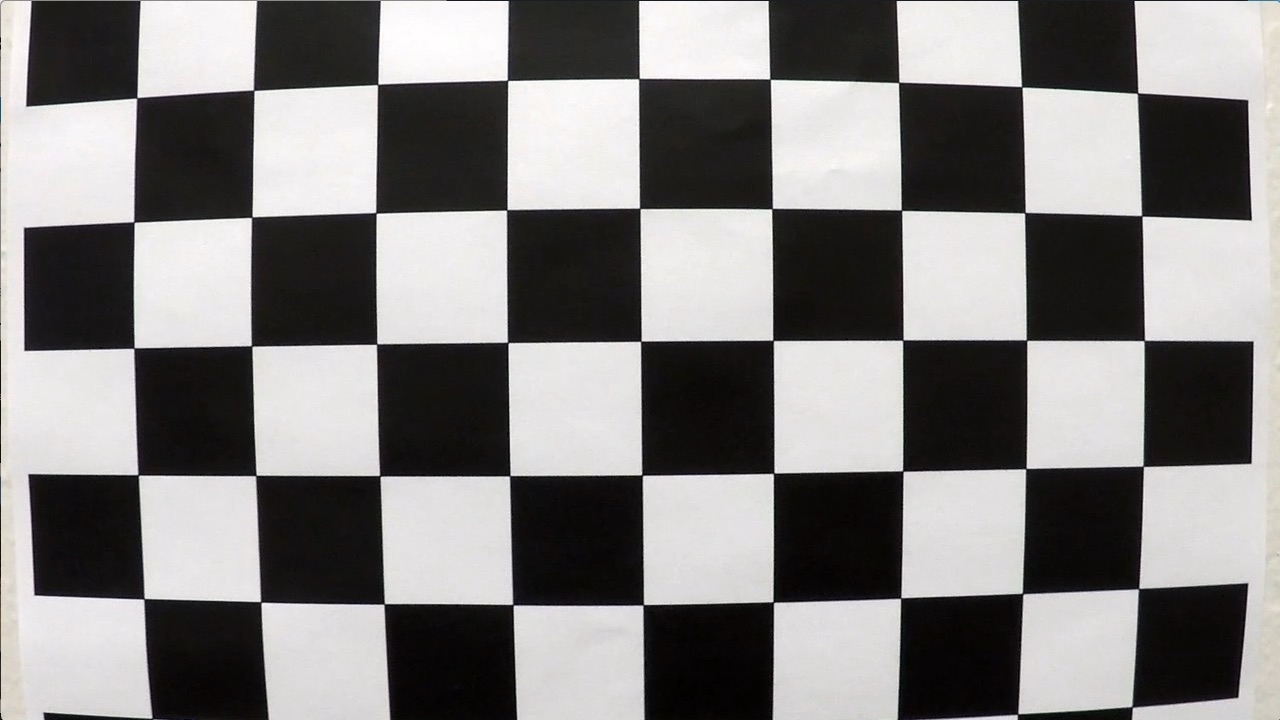
#> input picture camera_cal/calibration1.jpg, 1280 x 720 px
$ python -i advanced_lanes.py   (imports and definitions only)   (older library calls are emulated)
#> lines starting #> are read from the running program, lines starting #| are printed output that depends on the picture; after the words box and inside, x2 and y2 are one past the last pixel; in counts of white or black regions, pixels touching at a corner belong together
# Imports
import numpy as np
import cv2
import matplotlib.pyplot as plt
import matplotlib.image as mpimg
import glob
import os
import imageio
# [1 line not run here, left out]
from moviepy.editor import VideoFileClip
import collections

# Constants
# Define conversions in x and y from pixels space to meters
ym_per_pix = 30/720 # meters per pixel in y dimension
xm_per_pix = 3.7/650 # meters per pixel in x dimension

# Camera calibration
# [17 lines left out: function get_calibration_matrix_and_distortion_coefs, not called in this run]

def abs_sobel_thresh(gray, orient='x', thresh_min=0, thresh_max=255):
    sob = gray
    if orient == 'x':
        sob = cv2.Sobel(gray, cv2.CV_64F, 1, 0)
    elif orient == 'y':
        sob = cv2.Sobel(gray, cv2.CV_64F, 0, 1)
    abs_sob = np.absolute(sob)
    abs_sob_scaled = np.int8(255*abs_sob/(np.max(abs_sob)))
    binary_output = np.zeros(abs_sob_scaled.shape)
    binary_output[(abs_sob_scaled > thresh_min) & (abs_sob_scaled < thresh_max)] = 1
    return binary_output

def mag_thresh(gray, sobel_kernel=3, mag_thresh=(0, 255)):
    sobx = cv2.Sobel(gray, cv2.CV_64F, 1, 0, ksize=sobel_kernel)
    soby = cv2.Sobel(gray, cv2.CV_64F, 0, 1, ksize=sobel_kernel)
    sob = np.sqrt(np.square(sobx) + np.square(soby))
    sob_scaled = np.int8(255*sob/np.max(sob))
    binary_output = np.zeros(sob_scaled.shape)
    binary_output[(sob_scaled > mag_thresh[0]) & (sob_scaled < mag_thresh[1])] = 1
    return binary_output

def dir_threshold(gray, sobel_kernel=3, thresh=(0, np.pi/2)):
    sobx = cv2.Sobel(gray, cv2.CV_64F, 1, 0, ksize = sobel_kernel)
    soby = cv2.Sobel(gray, cv2.CV_64F, 0, 1, ksize = sobel_kernel)
    abs_sobx = np.absolute(sobx)
    abs_soby = np.absolute(soby)
    dir_grad = np.arctan2(abs_soby, abs_sobx)
    binary_output = np.zeros(dir_grad.shape)
    binary_output[(dir_grad > thresh[0]) & (dir_grad < thresh[1])] = 1
    return binary_output

def hls_select(img, thresh=(0, 255)):
    hls = cv2.cvtColor(img, cv2.COLOR_RGB2HLS)
    s = hls[:,:,2]
    binary_output = np.zeros(s.shape)
    binary_output[(s > thresh[0]) & (s <= thresh[1])] = 1
    return binary_output

# Apply combined threshold to image
def threshold_image(img, debug=0, debug_dir='./', img_file='img'):
    gray = cv2.cvtColor(img, cv2.COLOR_RGB2GRAY)
    s_bin = hls_select(img, thresh=(170, 255))
    sx_bin = abs_sobel_thresh(gray, orient='x', thresh_min=20, thresh_max=100)
    mag_bin = mag_thresh(gray, sobel_kernel=3, mag_thresh=(30, 100))
    dir_bin = dir_threshold(gray, sobel_kernel=3, thresh=(0.7, 1.3))
    mag_dir_bin = np.zeros_like(gray)
    mag_dir_bin[(mag_bin == 1) & (dir_bin == 1)] = 1
    combined_bin = np.zeros_like(gray)
    combined_bin[(s_bin == 1) | (sx_bin == 1) | ((mag_bin == 1) & (dir_bin == 1))] = 1
    if debug == 1:
        mpimg.imsave(debug_dir + 'thresh_s_' + img_file, s_bin, cmap='gray')
        mpimg.imsave(debug_dir + 'thresh_sx_' + img_file, sx_bin, cmap='gray')
        mpimg.imsave(debug_dir + 'thresh_mag_' + img_file, mag_bin, cmap='gray')
        mpimg.imsave(debug_dir + 'thresh_dir_' + img_file, dir_bin, cmap='gray')
        mpimg.imsave(debug_dir + 'thresh_mag_dir_' + img_file, mag_dir_bin, cmap='gray')
    return combined_bin

# Get perspective transform matrices
# [14 lines left out: function get_transform_matrix, not called in this run]

# Apply perspective transform to image
def warp_image(img, M):
    warped = cv2.warpPerspective(img, M, img.shape[1::-1], flags=cv2.INTER_LINEAR)
    return warped

# [162 lines left out: functions find_lines, find_lines_nearby, measure_curvature, compute_distance_to_center, display_lane_area, display_text_info, not called in this run]

# Define a class to receive the characteristics of each line detection
class Line():
    # [141 lines left out: functions __init__, validate_current_fit, increment_missed, process_image, process_test_images, not called in this run]

# Process video image
def process_video_image(img):
    result = process_image(img, mtx, dist, M, Minv, left_line, right_line, debug=0, debug_dir='./output_video/')
    return result

# Main function for advanced lane detection
# [25 lines not run here, left out]

>>> import cv2
>>> picture = cv2.cvtColor(cv2.imread('camera_cal/calibration1.jpg'), cv2.COLOR_BGR2RGB)
>>> result = threshold_image(picture)
#> in threshold_image, `s_bin = hls_select(img, thresh=(170, 255))`:
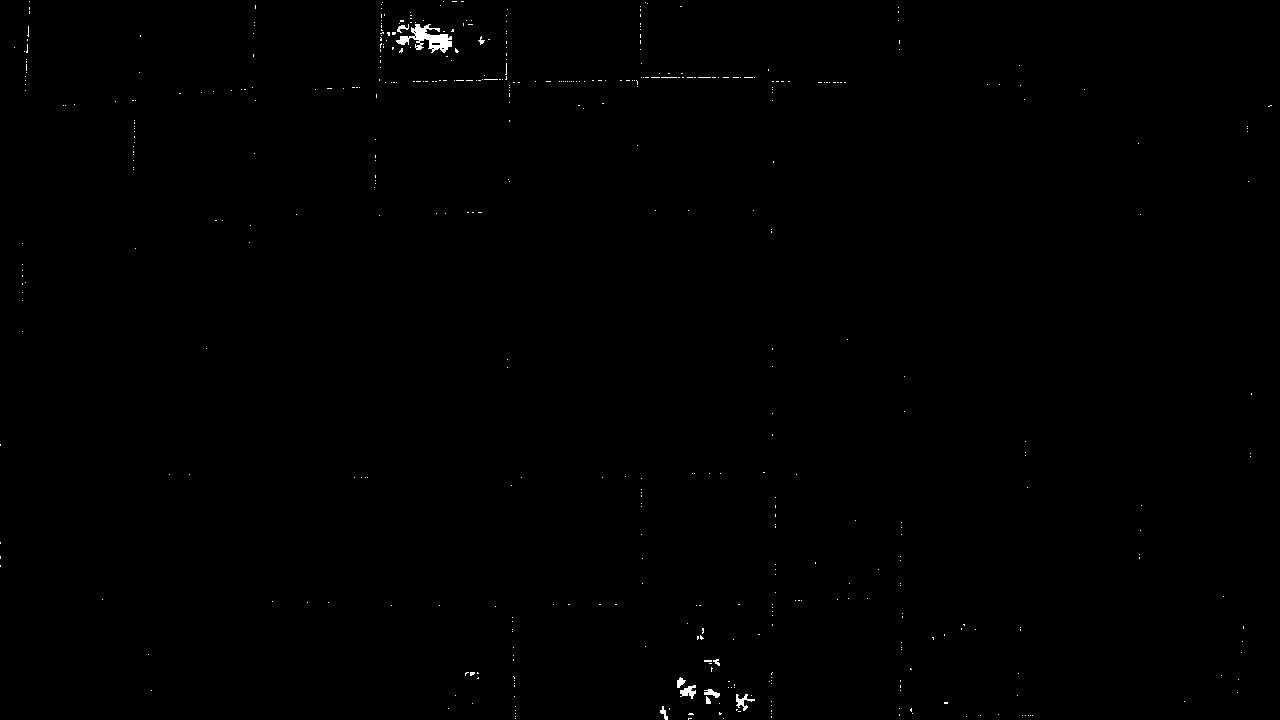
#> s_bin: shape (720, 1280) float64; values 0 (black) and 1 (white), 0.24% white; 481 white regions (471 under 20 px), largest, box (x1, y1, x2, y2) and area: (396, 24, 452, 53) 703, (680, 685, 696, 699) 124, (736, 694, 755, 711) 120
#> in dir_threshold, `dir_grad = np.arctan2(abs_soby, abs_sobx)`:
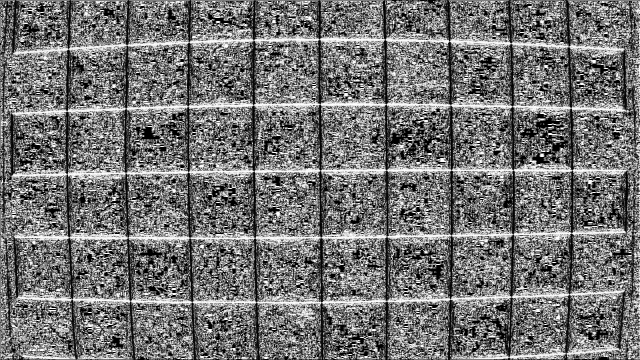
#> dir_grad: shape (720, 1280) float64 (shown at 1/2 size); min 0, max 1.57, mean 0.715; drawn with min black and max white
#> in threshold_image, `dir_bin = dir_threshold(gray, sobel_kernel=3, thresh=(0.7, 1.3))`:
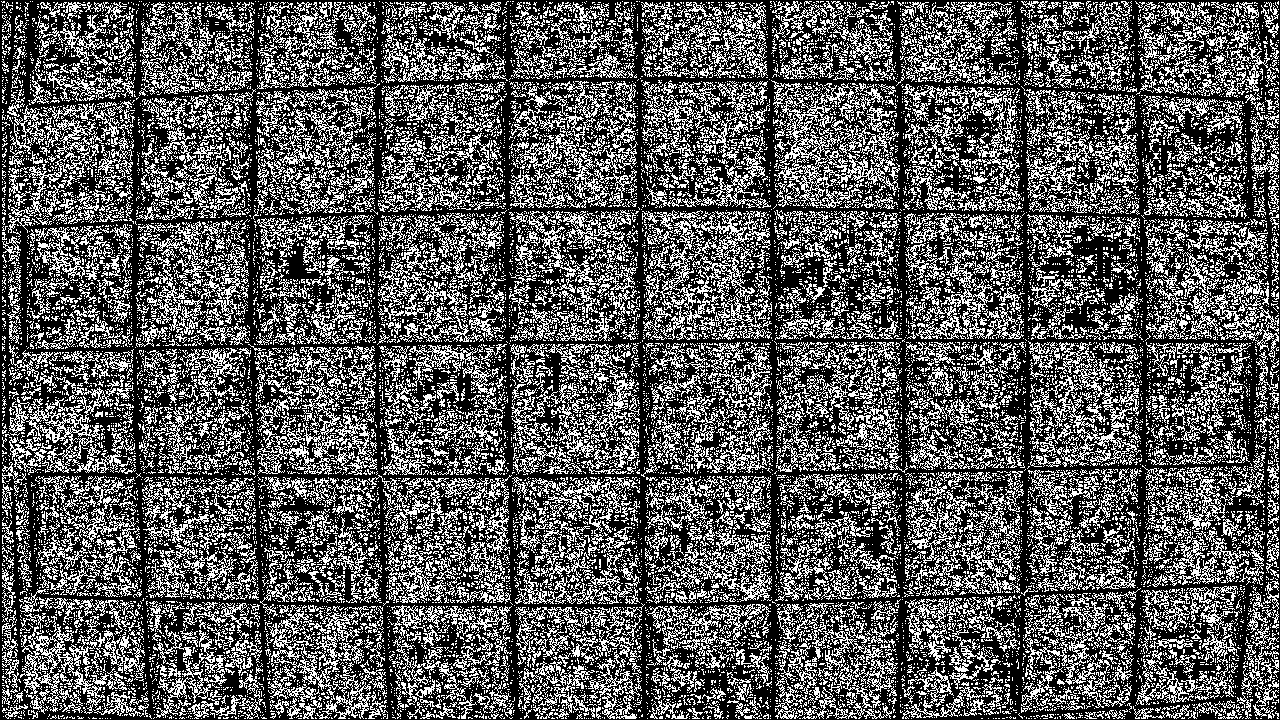
#> dir_bin: shape (720, 1280) float64; values 0 (black) and 1 (white), 35.1% white in thin lines or dots
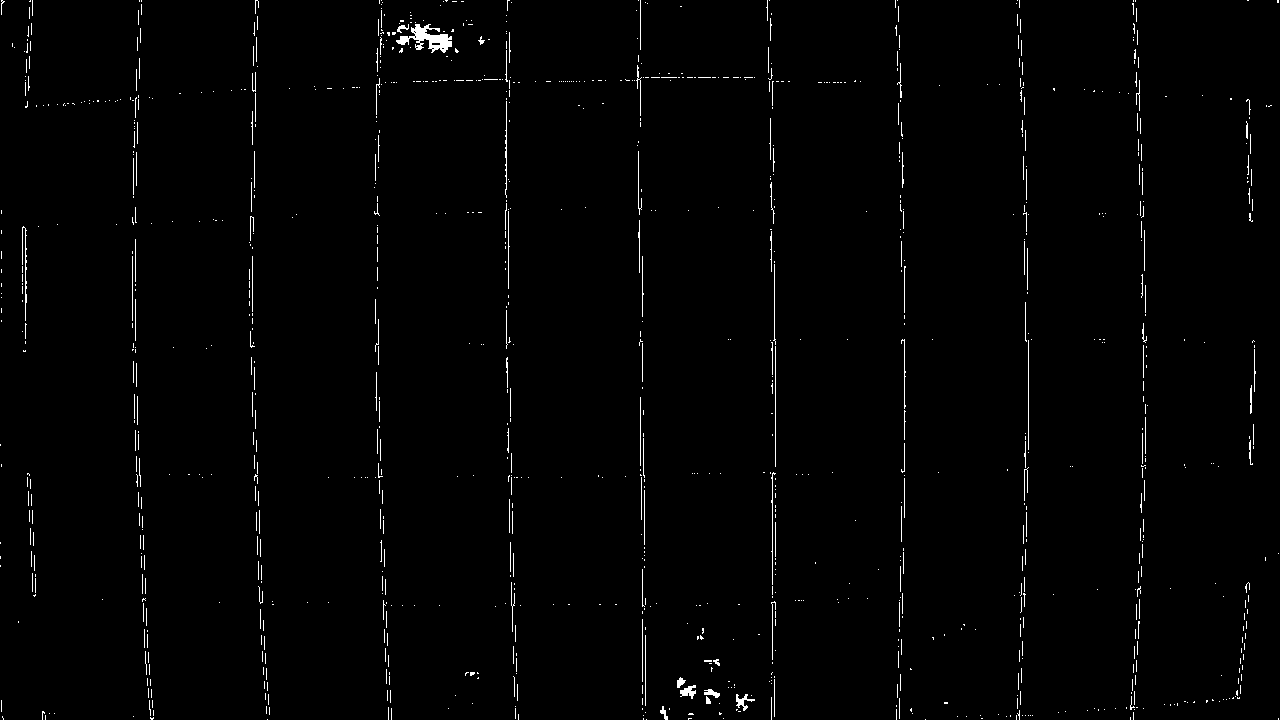
#> result: shape (720, 1280); values 0 (black) and 1 (white), 1.2% white in thin lines or dots

$ run again, on camera_cal/calibration13.jpg
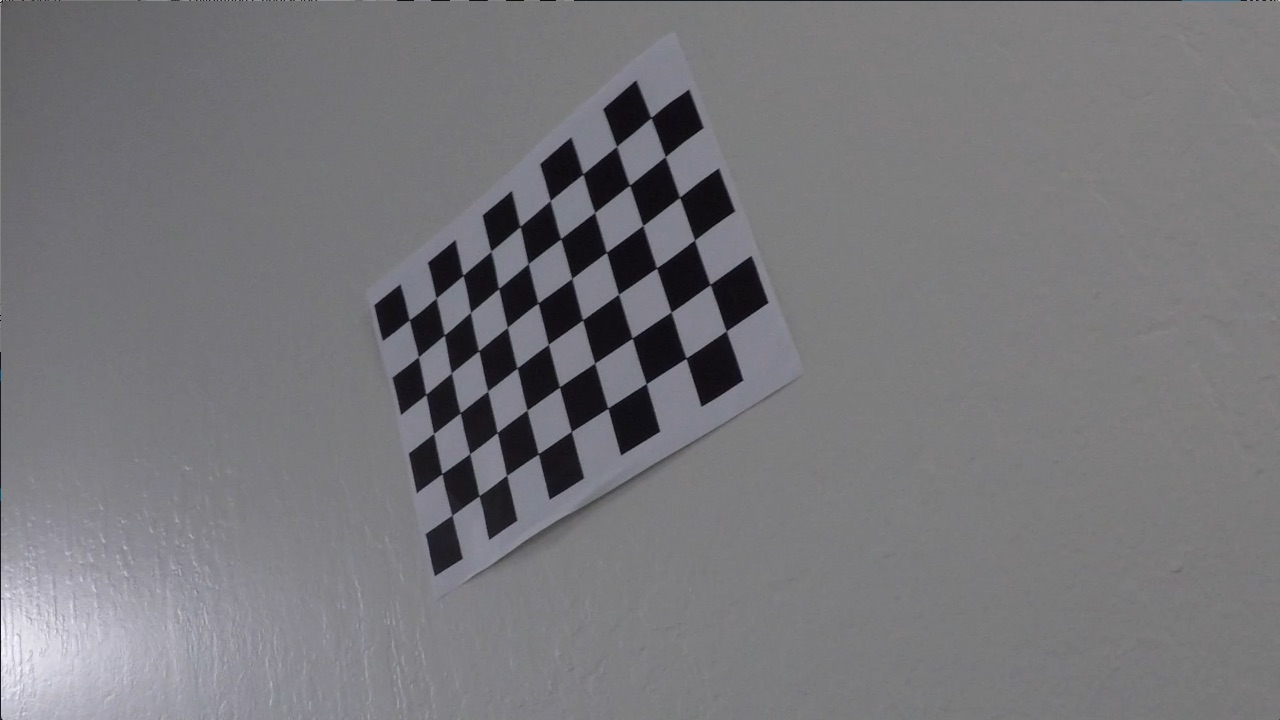
#> input picture camera_cal/calibration13.jpg, 1280 x 720 px
#> hls: shape (720, 1280, 3); mean of channels 0, 1, 2 99.2, 120.4, 6.2
#> in threshold_image, `s_bin = hls_select(img, thresh=(170, 255))`:
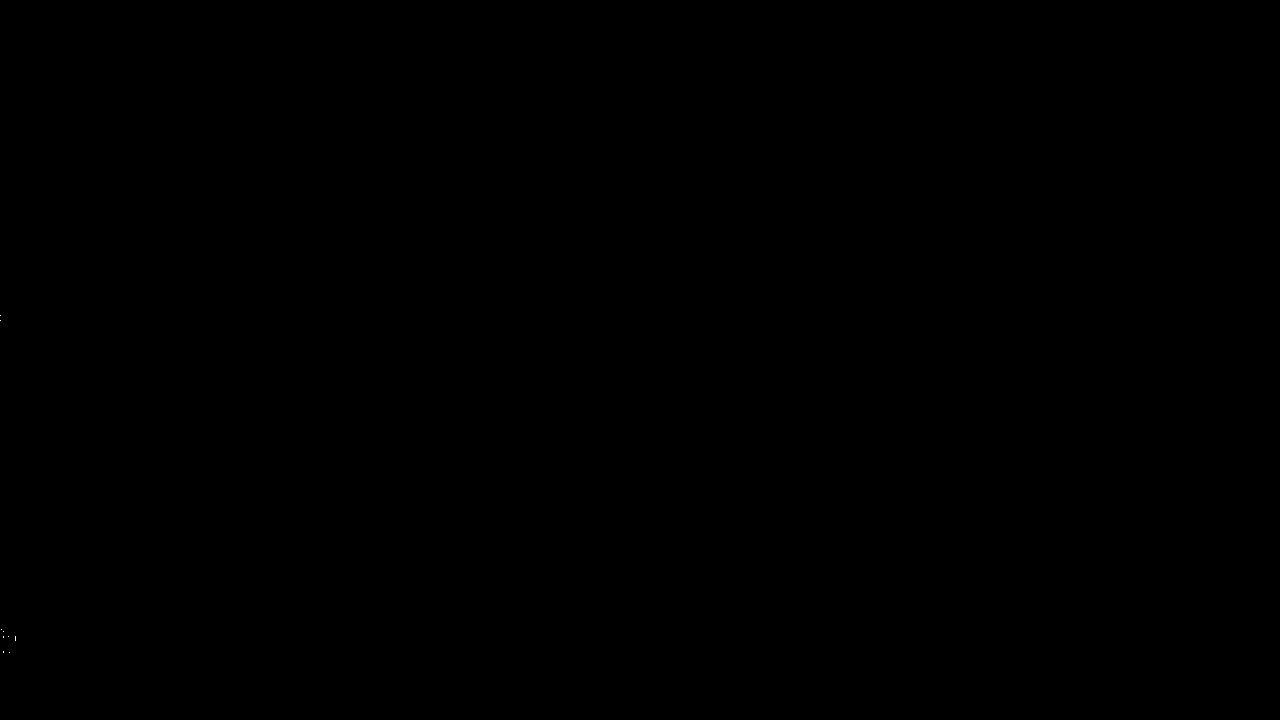
#> s_bin: shape (720, 1280) float64; values 0 (black) and 1 (white), 0% white in thin lines or dots, all inside (x1, y1, x2, y2) = (0, 315, 16, 653)
#> sx_bin: shape (720, 1280) float64; values 0 (black) and 1 (white), 2% white in thin lines or dots
#> mag_bin: shape (720, 1280) float64; values 0 (black) and 1 (white), 1.5% white in thin lines or dots
#> in threshold_image, `dir_bin = dir_threshold(gray, sobel_kernel=3, thresh=(0.7, 1.3))`:
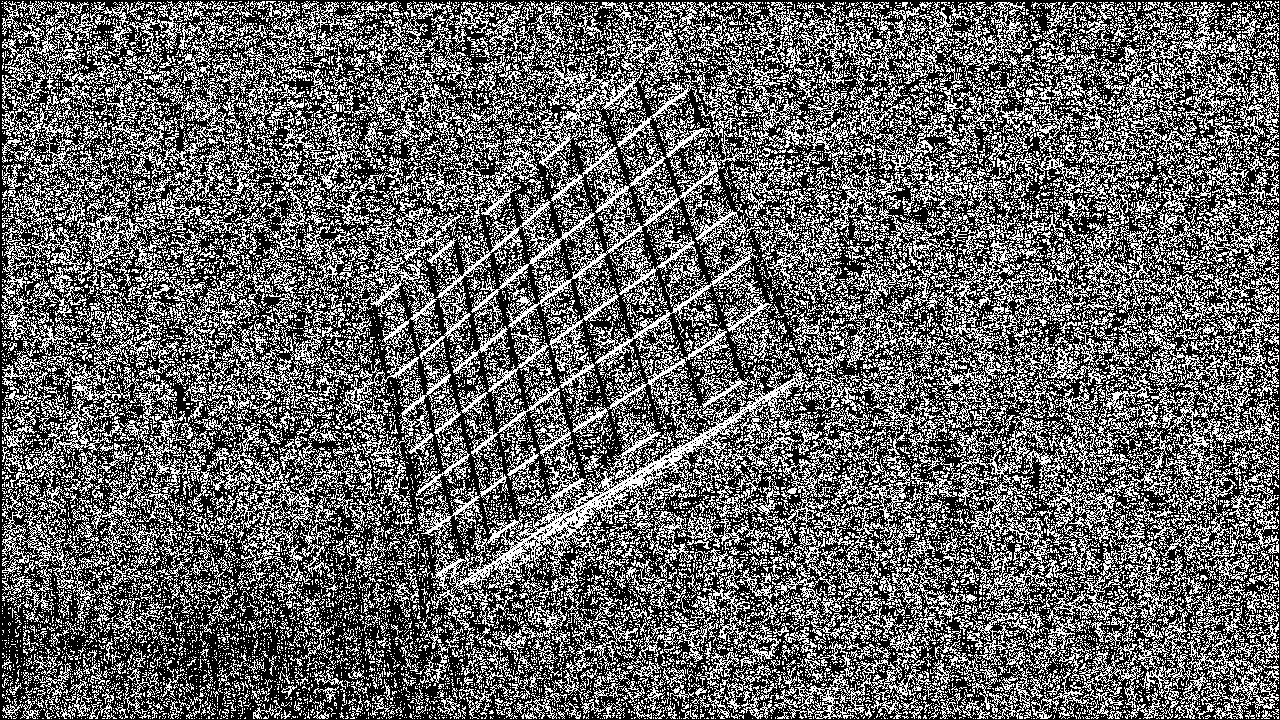
#> dir_bin: shape (720, 1280) float64; values 0 (black) and 1 (white), 39.1% white in thin lines or dots
#> result: shape (720, 1280); values 0 (black) and 1 (white), 2.1% white in thin lines or dots
